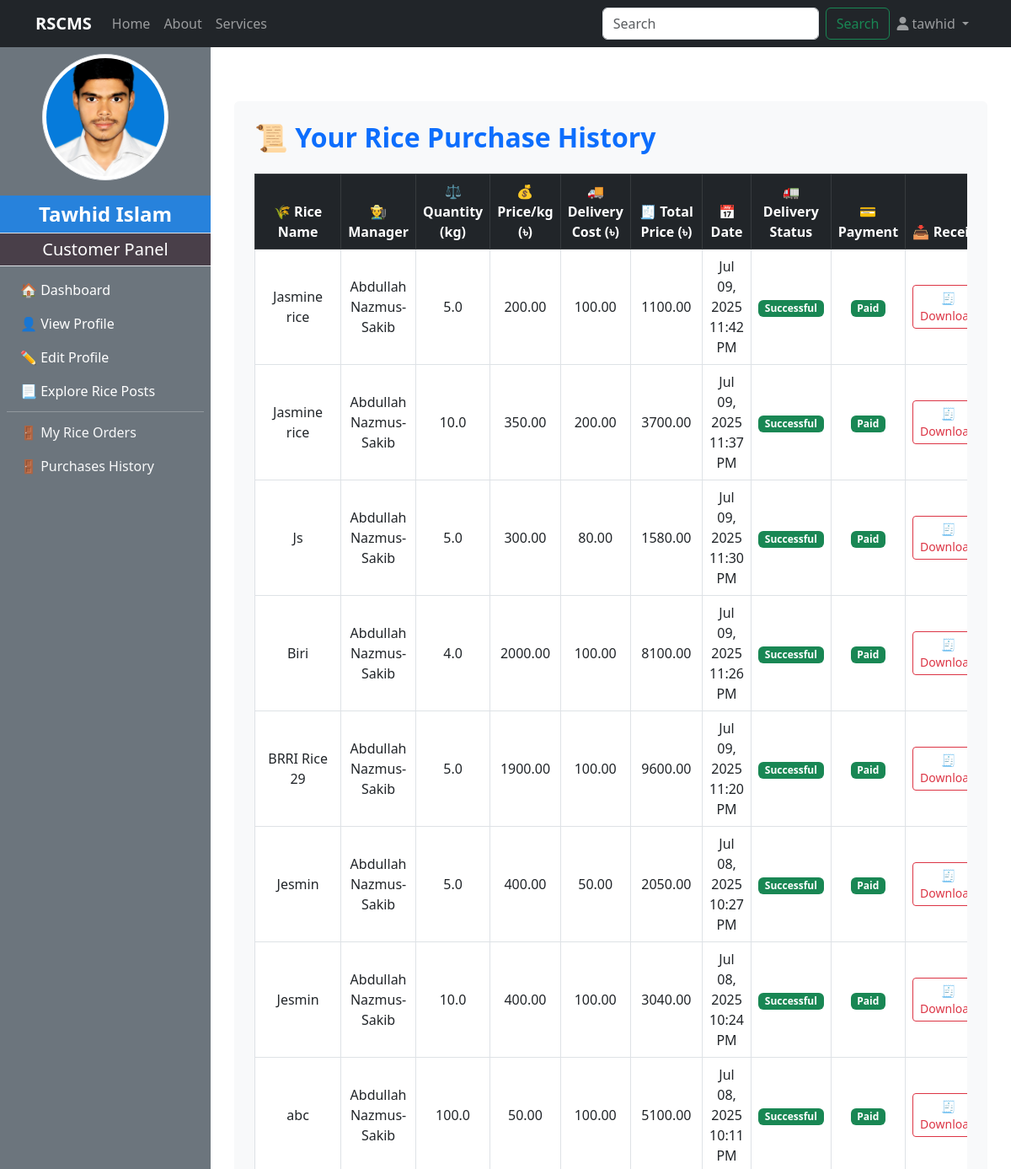
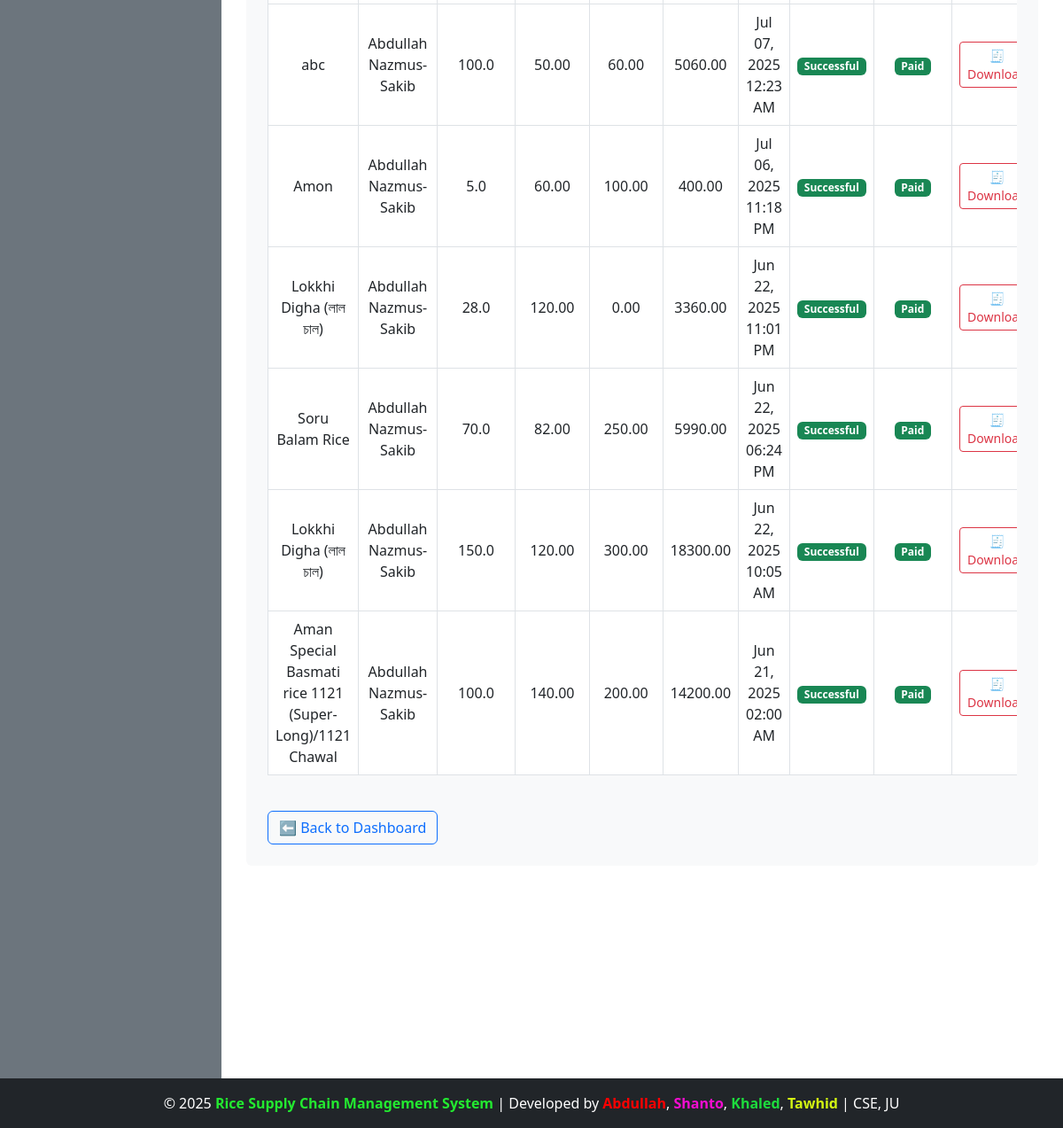
/customer/rice_purchases_history/ (signed in), run on the app's committed database (2 pictures, top to bottom).
### accounts/models.py (models this page shows, shortened)
class CustomUser(AbstractUser):
    ROLE_CHOICES = (
        ('admin', 'Admin'),
        ('manager', 'Manager'),
        ('customer', 'Customer'),
        ('dealer', 'Dealer'),
    )
    role = models.CharField(max_length=20, choices=ROLE_CHOICES, default='admin')

### customer/models.py (models this page shows, shortened)
class CustomerProfile(models.Model):
    user = models.OneToOneField(CustomUser, on_delete=models.CASCADE, limit_choices_to={'role':'customer'},related_name="customerprofile")
    full_name = models.CharField(max_length=100)
    phone_number = models.CharField(max_length=11)
    Transaction_password = models.CharField(max_length=11,null=True,blank=True)
    address =models.TextField()
    image = models.ImageField(upload_to="customer_profile/",blank=True,null=True)
    date_of_birth = models.DateField(blank=True,null=True)
    created_at = models.DateTimeField(auto_now_add=True,blank=True,null=True)

class Purchase_Rice(models.Model):
    STATUS_CHOICES = [
        ('Pending', 'Pending'),
        ('Accepted', 'Accepted'),
        ('Cancel', 'Cancel'),
        ('Shipping', 'Shipping'),
        ('Delivered', 'Delivered'),
        ('Successful', 'Successful'),
    ]
    customer = models.ForeignKey(CustomUser, on_delete=models.CASCADE, related_name='customer_rice_purchases')
    rice = models.ForeignKey(RicePost, on_delete=models.CASCADE, related_name='customer_rice_orders')
    quantity_purchased = models.FloatField()
    total_price = models.DecimalField(max_digits=10, decimal_places=2)
    profit_or_loss = models.DecimalField(max_digits=10, decimal_places=2, default=0)
    delivery_cost = models.DecimalField(max_digits=6, decimal_places=2, default=0)
    is_confirmed = models.BooleanField(default=False)
    payment = models.BooleanField(default=False)
    status = models.CharField(max_length=20, choices=STATUS_CHOICES, default='Pending')  # ✅ New field
    purchase_date = models.DateTimeField(auto_now_add=True)

### manager/models.py (models this page shows, shortened)
class RicePost(models.Model):
    manager = models.ForeignKey(CustomUser,on_delete=models.CASCADE, limit_choices_to={'role':'manager'},related_name="managerPost")
    rice_name = models.CharField(max_length=200, blank=True, null=True)
    quality = models.CharField(max_length=100)
    quantity_kg = models.FloatField()
    price_per_kg = models.DecimalField(max_digits=6, decimal_places=2)
    description = models.TextField()
    is_sold = models.BooleanField(default=False)
    rice_image = models.ImageField(upload_to="rice_image/",blank=True,null=True)
    created_at = models.DateTimeField(auto_now_add=True)

class ManagerProfile(models.Model):
    user = models.OneToOneField(CustomUser,on_delete=models.CASCADE,limit_choices_to={'role':'manager'},related_name="managerprofile")
    full_name = models.CharField(max_length=100)
    phone_number = models.CharField(max_length=11)
    transaction_password = models.CharField(blank=True)
    address = models.TextField()
    mill_name = models.CharField(max_length=100)
    mill_location = models.TextField()
    profile_image = models.ImageField(upload_to="manager_profile/",blank=True,null=True)
    experience_year = models.PositiveIntegerField(blank=True, null=True)
    bio = models.TextField(blank=True)
    created_at = models.DateTimeField(auto_now_add=True)

### customer/views.py (the view)
# urls.py: path('rice_purchases_history/', views.rice_purchases_history, name='rice_purchases_history'),
@login_required
@user_passes_test(check_customer)
def rice_purchases_history(request):
    purchases_rice = Purchase_Rice.objects.filter(customer=request.user).order_by("-purchase_date")
    context = {
        "purchases_rice": purchases_rice
    }
    return render(request, "customer/purchase_history.html", context)

### admin_panel/context_processors.py (called while the page is built)
def admin_profile(request):
    if request.user.is_authenticated:
        try:
            admin = AdminProfile.objects.get(user=request.user)
            return {'admin': admin}
        except AdminProfile.DoesNotExist:
            return {}
    return {}

### customer/context_processors.py (called while the page is built)
def customer_profile(request):
    if request.user.is_authenticated:
        try:
            customer = CustomerProfile.objects.get(user=request.user)
            return {'customer': customer}
        except CustomerProfile.DoesNotExist:
            return {}
    return {}

### customer/views.py (called while the page is built)
def check_customer(user):
    return user.is_authenticated and user.role == 'customer'

### manager/context_processors.py (called while the page is built)
def manager_profile(request):
    if request.user.is_authenticated:
        try:
            manager = ManagerProfile.objects.get(user=request.user)
            return {'manager': manager}
        except ManagerProfile.DoesNotExist:
            return {}
    return {}

### customer/templates/customer/purchase_history.html (shortened to what this page needs)
{% extends "base.html" %}
{% block content %}
<div class="container mt-5 px-4 py-4 rounded" style="background-color: #f8f9fa;">
    <h2 class="mb-4 fw-bold text-primary">📜 Your Rice Purchase History</h2>
    {% if purchases_rice %}
        <div class="table-responsive">
            <table class="table table-hover table-bordered align-middle text-center bg-white">
                <thead class="table-dark">
                    <tr>
                        <th scope="col">🌾 Rice Name</th>
                        <th scope="col">👨‍🌾 Manager</th>
                        <th scope="col">⚖️ Quantity (kg)</th>
                        <th scope="col">💰 Price/kg (৳)</th>
                        <th scope="col">🚚 Delivery Cost (৳)</th>
                        <th scope="col">🧾 Total Price (৳)</th>
                        <th scope="col">📅 Date</th>
                        <th scope="col">🚛 Delivery Status</th>
                        <th scope="col">💳 Payment</th>
                        <th scope="col">📥 Receipt</th>
                    </tr>
                </thead>
                <tbody>
                    {% for purchase in purchases_rice %}
                        {% if purchase.status == "Successful" %}
                        <tr>
                            <td>{{ purchase.rice.rice_name }}</td>
                            <td>{{ purchase.rice.manager.managerprofile.full_name }}</td>
                            <td>{{ purchase.quantity_purchased }}</td>
                            <td>{{ purchase.rice.price_per_kg }}</td>
                            <td>{{ purchase.delivery_cost }}</td>
                            <td>{{ purchase.total_price }}</td>
                            <td>{{ purchase.purchase_date|date:"M d, Y h:i A" }}</td>
                            <td>
                                <span class="badge bg-success">{{ purchase.status }}</span>
                            </td>
                            <td>
                                {% if purchase.payment %}
                                    <span class="badge bg-success">Paid</span>
                                {% else %}
                                    <span class="badge bg-danger">Unpaid</span>
                                {% endif %}
                            </td>
                            <td>
                                <form action="{% url 'download_receipt_for_buying_rice_for_customer' purchase.id %}" method="get">
                                    <button type="submit" class="btn btn-sm btn-outline-danger">
                                        🧾 Download
                                    </button>
                                </form>
                            </td>
                        </tr>
                        {% endif %}
                    {% endfor %}
                </tbody>
            </table>
        </div>
    {% else %}
        <div class="alert alert-info" role="alert">
            You have not made any purchases yet.
        </div>
    {% endif %}
    <div class="mt-4">
        <a href="{% url 'customer_dashboard' %}" class="btn btn-outline-primary">⬅ Back to Dashboard</a>
    </div>
</div>
{% endblock %}

### templates/navbar.html (shortened to what this page needs)
<nav class="navbar navbar-expand-lg navbar-dark bg-dark">
    <div class="container">
        <a class="navbar-brand fw-bold" href="http://127.0.0.1:8000/">RSCMS</a>
        <div class="collapse navbar-collapse" id="navbarNav">
            <ul class="navbar-nav me-auto">
                <li class="nav-item">
                    {% if request.user.is_authenticated %}
                    {% if request.user.role == "manager" %}
                    <a class="nav-link" href="{% url 'manager_dashboard' %}">Home</a>
                    {% elif request.user.role == "customer" %}
                    <a class="nav-link" href="{% url 'customer_dashboard' %}">Home</a>
                    {% elif request.user.role == "dealer" %}
                    <a class="nav-link" href="{% url 'dealer_dashboard' %}">Home</a>
                    {% elif request.user.role == "admin" %}
                    <a class="nav-link" href="{% url 'admin_dashboard' %}">Home</a>
                    {% endif %}
                    {% endif %}
                </li>
                <li class="nav-item">
                    <a class="nav-link" href="{% url 'about' %}">About</a>
                </li>
                <li class="nav-item">
                    <a class="nav-link" href="{% url 'services' %}">Services</a>
                </li>
            </ul>
           <form class="d-flex" action="{% url 'search' %}" method = "get">
                <input class="form-control me-2" type="search" placeholder="Search" aria-label="Search" name="query" id="search">
                <button class="btn btn-outline-success" type="submit">Search</button>
            </form>
            <ul class="navbar-nav">
                <li class="nav-item dropdown">
                    <a class="nav-link dropdown-toggle" href="#" id="userDropdown" role="button" data-bs-toggle="dropdown" aria-expanded="false">
                        <i class="fas fa-user"></i>
                        {% if request.user.is_authenticated %}
                        {{ request.user.username }}
                        {% else %}
                            Account
                        {% endif %}
                    </a>
                </li>
            </ul>
        </div>
    </div>
</nav>

### templates/SlideBar.html (shortened to what this page needs)
{% load static %}
{% if request.user.is_authenticated and request.user.role == "customer" %}
<div class="bg-secondary text-white d-flex flex-column" style="min-width: 250px; height: 100vh;" >
<div class="text-center my-2">
    {% if customer and customer.image %}
        <img src="{{ customer.image.url }}" class="rounded-circle img-thumbnail" style="width: 150px; height: 150px; object-fit: cover; margin-bottom: 10px;" alt="Profile Image">
    {% else %}
        <img src="{% static 'images/default_profile.png' %}" class="rounded-circle img-thumbnail" style="width: 150px; height: 150px; object-fit: cover; margin-bottom: 10px;" alt="Default Profile Image">
    {% endif %}
</div>
    <div class="sidebar-user-name p-1 fs-4 border-bottom">{{customer.full_name}}</div>
    <div class="sidebar-header p-1 fs-5 border-bottom">Customer Panel</div>
    <nav class="nav flex-column p-2">
        <a class="nav-link text-white {% if request.resolver_match.url_name == 'customer_dashboard' %}active{% endif %}" href="{% url 'customer_dashboard' %}">🏠 Dashboard</a>
        <a class="nav-link text-white {% if request.resolver_match.url_name == 'customer_profile' %}active{% endif %}" href="{% url 'customer_profile' %}">👤 View Profile</a>
        <a class="nav-link text-white {% if request.resolver_match.url_name == 'update_customer_profile' %}active{% endif %}" href="{% url "update_customer_profile" %}">✏️ Edit Profile</a>
        <a class="nav-link text-white {% if request.resolver_match.url_name == 'explore_all_rice_post' %}active{% endif %}" href="{% url "explore_all_rice_post" %}">📃 Explore Rice Posts</a>
        <hr class="my-1">
        <a class="nav-link text-light {% if request.resolver_match.url_name == 'my_order_page' %}active{% endif %}" href="{% url 'my_order_page' %}">🚪 My Rice Orders</a>
        <a class="nav-link text-light {% if request.resolver_match.url_name == 'rice_purchases_history' %}active{% endif %}" href="{% url 'rice_purchases_history' %}">🚪 Purchases History</a>
    </nav>
</div>
{% endif %}

### static/manager/css/dashboard.css (style rules this page uses)
body { display: flex; min-height: 100vh; margin: 0; }
.sidebar-header { font-size: 1.5rem; padding: 10px; background-color: #493f49; text-align: center; }
.sidebar-user-name { font-size: 1.2rem; padding: 10px; background-color: #2782dc; text-align: center; font-weight: bold; }

### data on the page
CustomUser: user.username "tawhid"
CustomerProfile: image (picture), full_name "Tawhid Islam"
Purchase_Rice: rice.rice_name "Jasmine rice", rice.manager.managerprofile.full_name "Abdullah Nazmus-Sakib", quantity_purchased "5.0", rice.price_per_kg "200.00", delivery_cost "100.00", total_price "1100.00", purchase_date "Jul 09, 2025 11:42 PM", status "Successful", payment "Paid"
Purchase_Rice: rice.rice_name "Jasmine rice", rice.manager.managerprofile.full_name "Abdullah Nazmus-Sakib", quantity_purchased "10.0", rice.price_per_kg "350.00", delivery_cost "200.00", total_price "3700.00", purchase_date "Jul 09, 2025 11:37 PM", status "Successful", payment "Paid"
Purchase_Rice: rice.rice_name "Js", rice.manager.managerprofile.full_name "Abdullah Nazmus-Sakib", quantity_purchased "5.0", rice.price_per_kg "300.00", delivery_cost "80.00", total_price "1580.00", purchase_date "Jul 09, 2025 11:30 PM", status "Successful", payment "Paid"
Purchase_Rice: rice.rice_name "Biri", rice.manager.managerprofile.full_name "Abdullah Nazmus-Sakib", quantity_purchased "4.0", rice.price_per_kg "2000.00", delivery_cost "100.00", total_price "8100.00", purchase_date "Jul 09, 2025 11:26 PM", status "Successful", payment "Paid"
Purchase_Rice: rice.rice_name "BRRI Rice 29", rice.manager.managerprofile.full_name "Abdullah Nazmus-Sakib", quantity_purchased "5.0", rice.price_per_kg "1900.00", delivery_cost "100.00", total_price "9600.00", purchase_date "Jul 09, 2025 11:20 PM", status "Successful", payment "Paid"
Purchase_Rice: rice.rice_name "Jesmin", rice.manager.managerprofile.full_name "Abdullah Nazmus-Sakib", quantity_purchased "5.0", rice.price_per_kg "400.00", delivery_cost "50.00", total_price "2050.00", purchase_date "Jul 08, 2025 10:27 PM", status "Successful", payment "Paid"
Purchase_Rice: rice.rice_name "Jesmin", rice.manager.managerprofile.full_name "Abdullah Nazmus-Sakib", quantity_purchased "10.0", rice.price_per_kg "400.00", delivery_cost "100.00", total_price "3040.00", purchase_date "Jul 08, 2025 10:24 PM", status "Successful", payment "Paid"
Purchase_Rice: rice.rice_name "abc", rice.manager.managerprofile.full_name "Abdullah Nazmus-Sakib", quantity_purchased "100.0", rice.price_per_kg "50.00", delivery_cost "100.00", total_price "5100.00", purchase_date "Jul 08, 2025 10:11 PM", status "Successful", payment "Paid"
Purchase_Rice: rice.rice_name "abc", rice.manager.managerprofile.full_name "Abdullah Nazmus-Sakib", quantity_purchased "100.0", rice.price_per_kg "50.00", delivery_cost "60.00", total_price "5060.00", purchase_date "Jul 07, 2025 12:23 AM", status "Successful", payment "Paid"
Purchase_Rice: rice.rice_name "Amon", rice.manager.managerprofile.full_name "Abdullah Nazmus-Sakib", quantity_purchased "5.0", rice.price_per_kg "60.00", delivery_cost "100.00", total_price "400.00", purchase_date "Jul 06, 2025 11:18 PM", status "Successful", payment "Paid"
Purchase_Rice: rice.rice_name "Lokkhi Digha (লাল চাল)", rice.manager.managerprofile.full_name "Abdullah Nazmus-Sakib", quantity_purchased "28.0", rice.price_per_kg "120.00", delivery_cost "0.00", total_price "3360.00", purchase_date "Jun 22, 2025 11:01 PM", status "Successful", payment "Paid"
Purchase_Rice: rice.rice_name "Soru Balam Rice", rice.manager.managerprofile.full_name "Abdullah Nazmus-Sakib", quantity_purchased "70.0", rice.price_per_kg "82.00", delivery_cost "250.00", total_price "5990.00", purchase_date "Jun 22, 2025 06:24 PM", status "Successful", payment "Paid"
Purchase_Rice: rice.rice_name "Lokkhi Digha (লাল চাল)", rice.manager.managerprofile.full_name "Abdullah Nazmus-Sakib", quantity_purchased "150.0", rice.price_per_kg "120.00", delivery_cost "300.00", total_price "18300.00", purchase_date "Jun 22, 2025 10:05 AM", status "Successful", payment "Paid"
Purchase_Rice: rice.rice_name "Aman Special Basmati rice 1121 (Super-Long)/1121 Chawal", rice.manager.managerprofile.full_name "Abdullah Nazmus-Sakib", quantity_purchased "100.0", rice.price_per_kg "140.00", delivery_cost "200.00", total_price "14200.00", purchase_date "Jun 21, 2025 02:00 AM", status "Successful", payment "Paid"
